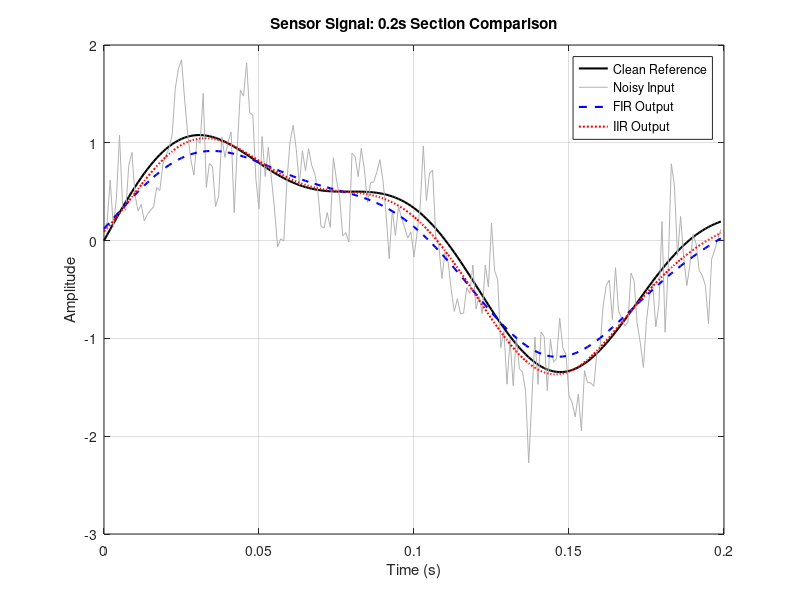
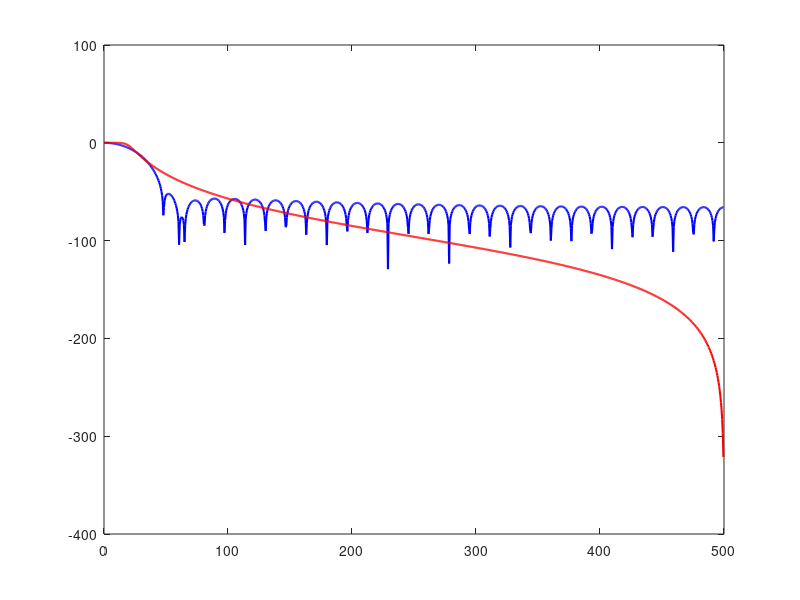

Recreate these plots in MATLAB, in order. (Note: this script raises an error after producing the figures.)
% Digital Filter Design and Application Assignment
% Requires Signal Processing Toolbox
clear; clc; close all;

%% Part A: Filter a Sensor Signal
disp('--- Part A: Sensor Filtering ---');
Fs = 1000;
t = (0:1/Fs:2-1/Fs)';
rng(7); % Seed for reproducible noise

% Signal generation
clean = sin(2*pi*5*t) + 0.35*sin(2*pi*12*t);
noise = 0.35*sin(2*pi*50*t) + 0.20*sin(2*pi*137*t) + 0.25*randn(size(t));
x = clean + noise;

% Filter design
fc = 20;
bFIR = fir1(60, fc/(Fs/2), 'low');
[bIIR, aIIR] = butter(4, fc/(Fs/2), 'low');

% Filtering (offline, zero-phase)
yFIR = filtfilt(bFIR, 1, x);
yIIR = filtfilt(bIIR, aIIR, x);

% 1. Sensor time-domain comparison
figure('Name', 'Part A: Sensor Time-Domain');
idx = 1:round(0.2*Fs); % 0.2 s section
plot(t(idx), clean(idx), 'k', 'LineWidth', 1.5); hold on;
plot(t(idx), x(idx), 'Color', [0.7 0.7 0.7]);
plot(t(idx), yFIR(idx), 'b--', 'LineWidth', 1.5);
plot(t(idx), yIIR(idx), 'r:', 'LineWidth', 1.5);
xlabel('Time (s)'); ylabel('Amplitude');
title('Sensor Signal: 0.2s Section Comparison');
legend('Clean Reference', 'Noisy Input', 'FIR Output', 'IIR Output', 'Location', 'best');
grid on;

% 2. Sensor frequency responses
figure('Name', 'Part A: Filter Magnitude Responses');
[hFIR, fFIR] = freqz(bFIR, 1, 1024, Fs);
[hIIR, fIIR] = freqz(bIIR, aIIR, 1024, Fs);
plot(fFIR, 20*log10(abs(hFIR)), 'b', 'LineWidth', 1.5); hold on;
plot(fIIR, 20*log10(abs(hIIR)), 'r', 'LineWidth', 1.5);
xline(fc, 'k--', '20 Hz Cutoff');
xlabel('Frequency (Hz)'); ylabel('Magnitude (dB)');
title('Magnitude Response of LPF Designs');
legend('FIR (Order 60)', 'IIR (Butterworth Order 4)', 'Location', 'southwest');
grid on; xlim([0 150]); ylim([-100 10]);

% 3. Sensor single-sided amplitude spectra
N = length(x);
f = (0:N/2-1)*(Fs/N);
X_mag = 2/N * abs(fft(x)); X_mag = X_mag(1:N/2);
YFIR_mag = 2/N * abs(fft(yFIR)); YFIR_mag = YFIR_mag(1:N/2);
YIIR_mag = 2/N * abs(fft(yIIR)); YIIR_mag = YIIR_mag(1:N/2);

figure('Name', 'Part A: Single-Sided Amplitude Spectra');
plot(f, X_mag, 'Color', [0.7 0.7 0.7]); hold on;
plot(f, YFIR_mag, 'b');
plot(f, YIIR_mag, 'r--');
xlabel('Frequency (Hz)'); ylabel('Amplitude');
title('Spectra of Noisy and Filtered Signals');
legend('Noisy Input', 'FIR Output', 'IIR Output');
xlim([0 160]); grid on;

% 4. RMSE Calculation
rmse_noisy = sqrt(mean((clean - x).^2));
rmse_FIR = sqrt(mean((clean - yFIR).^2));
rmse_IIR = sqrt(mean((clean - yIIR).^2));

fprintf('RMSE Noisy Input: %.4f\n', rmse_noisy);
fprintf('RMSE FIR Output:  %.4f\n', rmse_FIR);
fprintf('RMSE IIR Output:  %.4f\n', rmse_IIR);

%% Part B: Reduce a 50 Hz Hum in Audio
disp('--- Part B: Audio Hum Reduction ---');
load handel; % Provides y and Fs
xClean = y;
tAudio = (0:numel(xClean)-1)'/Fs;

% Add 50 Hz Hum
hum_amp = 0.15;
xHum = xClean + hum_amp*sin(2*pi*50*tAudio);

% Design narrow band-stop (49-51 Hz)
[bN, aN] = butter(2, [49 51]/(Fs/2), 'stop');
yAudio = filtfilt(bN, aN, xHum);

% Design wider band-stop (45-55 Hz) for comparison
[bW, aW] = butter(2, [45 55]/(Fs/2), 'stop');
yAudioW = filtfilt(bW, aW, xHum);

% 1. Audio waveform comparison
figure('Name', 'Part B: Audio Waveform');
idxA = round(1*Fs) : round(1.05*Fs); % 0.05s section
plot(tAudio(idxA), xClean(idxA), 'k', 'LineWidth', 1.5); hold on;
plot(tAudio(idxA), xHum(idxA), 'Color', [0.7 0.7 0.7]);
plot(tAudio(idxA), yAudio(idxA), 'b--');
xlabel('Time (s)'); ylabel('Amplitude');
title('Audio Waveform: 0.05s Section Comparison');
legend('Clean', 'With 50 Hz Hum', 'Narrow Filtered', 'Location', 'best');
grid on;

% 2. Audio spectrum
N_aud = length(xHum);
f_aud = (0:N_aud/2-1)*(Fs/N_aud);
Hum_mag = 2/N_aud * abs(fft(xHum)); Hum_mag = Hum_mag(1:N_aud/2);
Filt_mag = 2/N_aud * abs(fft(yAudio)); Filt_mag = Filt_mag(1:N_aud/2);

figure('Name', 'Part B: Audio Spectra');
plot(f_aud, Hum_mag, 'Color', [0.7 0.7 0.7]); hold on;
plot(f_aud, Filt_mag, 'b');
xline(50, 'r--', '50 Hz');
xlabel('Frequency (Hz)'); ylabel('Amplitude');
title('Audio Spectra: Hum vs Filtered');
legend('With Hum', 'Narrow Filtered');
xlim([0 200]); grid on;

% Optional playback (uncomment to listen)
% sound(xHum, Fs); pause(length(xHum)/Fs + 1);
% sound(yAudio, Fs);
